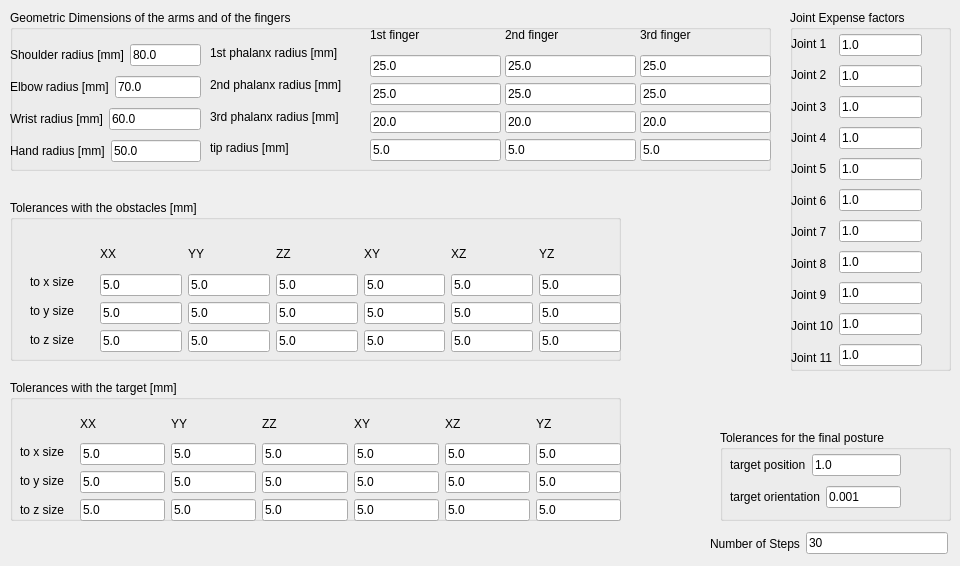
   <widget class="QWidget" name="tab_huml_params">
    <attribute name="title">
     <string>General Parameters</string>
    </attribute>
    <widget class="QGroupBox" name="groupBox">
     <property name="geometry">
      <rect>
       <x>10</x>
       <y>10</y>
       <width>761</width>
       <height>161</height>
      </rect>
     </property>
     <property name="title">
      <string>Geometric Dimensions of the arms and of the fingers</string>
     </property>
     <widget class="QWidget" name="layoutWidget_arm">
      <property name="geometry">
       <rect>
        <x>0</x>
        <y>30</y>
        <width>191</width>
        <height>128</height>
       </rect>
      </property>
      <layout class="QVBoxLayout" name="verticalLayout">
       <item>
        <layout class="QHBoxLayout" name="horizontalLayout">
         <item>
          <widget class="QLabel" name="label_shoulder_r">
           <property name="text">
            <string>Shoulder radius [mm]</string>
           </property>
          </widget>
         </item>
         <item>
          <widget class="QLineEdit" name="lineEdit_shoulder_r">
           <property name="text">
            <string>80.0</string>
           </property>
          </widget>
         </item>
        </layout>
       </item>
       <item>
        <layout class="QHBoxLayout" name="horizontalLayout_2">
         <item>
          <widget class="QLabel" name="label_shoulder_r_2">
           <property name="text">
            <string>Elbow radius [mm]</string>
           </property>
          </widget>
         </item>
         <item>
          <widget class="QLineEdit" name="lineEdit_elbow_r">
           <property name="text">
            <string>70.0</string>
           </property>
          </widget>
         </item>
        </layout>
       </item>
       <item>
        <layout class="QHBoxLayout" name="horizontalLayout_5">
         <item>
          <widget class="QLabel" name="label_shoulder_r_5">
           <property name="text">
            <string>Wrist radius [mm]</string>
           </property>
          </widget>
         </item>
         <item>
          <widget class="QLineEdit" name="lineEdit_wrist_r">
           <property name="text">
            <string>60.0</string>
           </property>
          </widget>
         </item>
        </layout>
       </item>
       <item>
        <layout class="QHBoxLayout" name="horizontalLayout_6">
         <item>
          <widget class="QLabel" name="label_shoulder_r_6">
           <property name="text">
            <string>Hand radius [mm]</string>
           </property>
          </widget>
         </item>
         <item>
          <widget class="QLineEdit" name="lineEdit_hand_r">
           <property name="text">
            <string>50.0</string>
           </property>
          </widget>
         </item>
        </layout>
       </item>
      </layout>
     </widget>
     <widget class="QWidget" name="layoutWidget_hand_1">
      <property name="geometry">
       <rect>
        <x>360</x>
        <y>10</y>
        <width>131</width>
        <height>141</height>
       </rect>
      </property>
      <layout class="QVBoxLayout" name="verticalLayout_2">
       <item>
        <widget class="QLabel" name="label_5">
         <property name="text">
          <string>1st finger</string>
         </property>
        </widget>
       </item>
       <item>
        <widget class="QLineEdit" name="lineEdit_hand_1_1">
         <property name="text">
          <string>25.0</string>
         </property>
        </widget>
       </item>
       <item>
        <widget class="QLineEdit" name="lineEdit_hand_2_1">
         <property name="text">
          <string>25.0</string>
         </property>
        </widget>
       </item>
       <item>
        <widget class="QLineEdit" name="lineEdit_hand_3_1">
         <property name="text">
          <string>20.0</string>
         </property>
        </widget>
       </item>
       <item>
        <widget class="QLineEdit" name="lineEdit_hand_tip_1">
         <property name="text">
          <string>5.0</string>
         </property>
        </widget>
       </item>
      </layout>
     </widget>
     <widget class="QWidget" name="layoutWidget_hand_2">
      <property name="geometry">
       <rect>
        <x>495</x>
        <y>10</y>
        <width>131</width>
        <height>141</height>
       </rect>
      </property>
      <layout class="QVBoxLayout" name="verticalLayout_3">
       <item>
        <widget class="QLabel" name="label_6">
         <property name="text">
          <string>2nd finger</string>
         </property>
        </widget>
       </item>
       <item>
        <widget class="QLineEdit" name="lineEdit_hand_1_2">
         <property name="text">
          <string>25.0</string>
         </property>
        </widget>
       </item>
       <item>
        <widget class="QLineEdit" name="lineEdit_hand_2_2">
         <property name="text">
          <string>25.0</string>
         </property>
        </widget>
       </item>
       <item>
        <widget class="QLineEdit" name="lineEdit_hand_3_2">
         <property name="text">
          <string>20.0</string>
         </property>
        </widget>
       </item>
       <item>
        <widget class="QLineEdit" name="lineEdit_hand_tip_2">
         <property name="text">
          <string>5.0</string>
         </property>
        </widget>
       </item>
      </layout>
     </widget>
     <widget class="QWidget" name="layoutWidget_hand_3">
      <property name="geometry">
       <rect>
        <x>630</x>
        <y>10</y>
        <width>131</width>
        <height>141</height>
       </rect>
      </property>
      <layout class="QVBoxLayout" name="verticalLayout_4">
       <item>
        <widget class="QLabel" name="label_7">
         <property name="text">
          <string>3rd finger</string>
         </property>
        </widget>
       </item>
       <item>
        <widget class="QLineEdit" name="lineEdit_hand_1_3">
         <property name="text">
          <string>25.0</string>
         </property>
        </widget>
       </item>
       <item>
        <widget class="QLineEdit" name="lineEdit_hand_2_3">
         <property name="text">
          <string>25.0</string>
         </property>
        </widget>
       </item>
       <item>
        <widget class="QLineEdit" name="lineEdit_hand_3_3">
         <property name="text">
          <string>20.0</string>
         </property>
        </widget>
       </item>
       <item>
        <widget class="QLineEdit" name="lineEdit_hand_tip_3">
         <property name="text">
          <string>5.0</string>
         </property>
        </widget>
       </item>
      </layout>
     </widget>
     <widget class="QWidget" name="layoutWidget_hand_radius">
      <property name="geometry">
       <rect>
        <x>200</x>
        <y>30</y>
        <width>154</width>
        <height>121</height>
       </rect>
      </property>
      <layout class="QVBoxLayout" name="verticalLayout_5">
       <item>
        <widget class="QLabel" name="label">
         <property name="text">
          <string>1st phalanx radius [mm]</string>
         </property>
        </widget>
       </item>
       <item>
        <widget class="QLabel" name="label_2">
         <property name="text">
          <string>2nd phalanx radius [mm]</string>
         </property>
        </widget>
       </item>
       <item>
        <widget class="QLabel" name="label_3">
         <property name="text">
          <string>3rd phalanx radius [mm]</string>
         </property>
        </widget>
       </item>
       <item>
        <widget class="QLabel" name="label_4">
         <property name="text">
          <string>tip radius [mm]</string>
         </property>
        </widget>
       </item>
      </layout>
     </widget>
    </widget>
    <widget class="QGroupBox" name="groupBox_5">
     <property name="geometry">
      <rect>
       <x>10</x>
       <y>200</y>
       <width>611</width>
       <height>161</height>
      </rect>
     </property>
     <property name="title">
      <string>Tolerances with the obstacles [mm]</string>
     </property>
     <widget class="QWidget" name="layoutWidget_size">
      <property name="geometry">
       <rect>
        <x>20</x>
        <y>70</y>
        <width>68</width>
        <height>81</height>
       </rect>
      </property>
      <layout class="QVBoxLayout" name="verticalLayout_31">
       <item>
        <widget class="QLabel" name="label_54">
         <property name="text">
          <string>to x size</string>
         </property>
        </widget>
       </item>
       <item>
        <widget class="QLabel" name="label_55">
         <property name="text">
          <string>to y size</string>
         </property>
        </widget>
       </item>
       <item>
        <widget class="QLabel" name="label_56">
         <property name="text">
          <string>to z size</string>
         </property>
        </widget>
       </item>
      </layout>
     </widget>
     <widget class="QWidget" name="layoutWidget_tol_obs">
      <property name="geometry">
       <rect>
        <x>90</x>
        <y>40</y>
        <width>521</width>
        <height>112</height>
       </rect>
      </property>
      <layout class="QHBoxLayout" name="horizontalLayout_17">
       <item>
        <layout class="QVBoxLayout" name="verticalLayout_32">
         <item>
          <widget class="QLabel" name="label_57">
           <property name="text">
            <string>XX</string>
           </property>
          </widget>
         </item>
         <item>
          <widget class="QLineEdit" name="lineEdit_obs_xx_1">
           <property name="text">
            <string>5.0</string>
           </property>
          </widget>
         </item>
         <item>
          <widget class="QLineEdit" name="lineEdit_obs_xx_2">
           <property name="text">
            <string>5.0</string>
           </property>
          </widget>
         </item>
         <item>
          <widget class="QLineEdit" name="lineEdit_obs_xx_3">
           <property name="text">
            <string>5.0</string>
           </property>
          </widget>
         </item>
        </layout>
       </item>
       <item>
        <layout class="QVBoxLayout" name="verticalLayout_33">
         <item>
          <widget class="QLabel" name="label_58">
           <property name="text">
            <string>YY</string>
           </property>
          </widget>
         </item>
         <item>
          <widget class="QLineEdit" name="lineEdit_obs_yy_1">
           <property name="text">
            <string>5.0</string>
           </property>
          </widget>
         </item>
         <item>
          <widget class="QLineEdit" name="lineEdit_obs_yy_2">
           <property name="text">
            <string>5.0</string>
           </property>
          </widget>
         </item>
         <item>
          <widget class="QLineEdit" name="lineEdit_obs_yy_3">
           <property name="text">
            <string>5.0</string>
           </property>
          </widget>
         </item>
        </layout>
       </item>
       <item>
        <layout class="QVBoxLayout" name="verticalLayout_34">
         <item>
          <widget class="QLabel" name="label_59">
           <property name="text">
            <string>ZZ</string>
           </property>
          </widget>
         </item>
         <item>
          <widget class="QLineEdit" name="lineEdit_obs_zz_1">
           <property name="text">
            <string>5.0</string>
           </property>
          </widget>
         </item>
         <item>
          <widget class="QLineEdit" name="lineEdit_obs_zz_2">
           <property name="text">
            <string>5.0</string>
           </property>
          </widget>
         </item>
         <item>
          <widget class="QLineEdit" name="lineEdit_obs_zz_3">
           <property name="text">
            <string>5.0</string>
           </property>
          </widget>
         </item>
        </layout>
       </item>
       <item>
        <layout class="QVBoxLayout" name="verticalLayout_35">
         <item>
          <widget class="QLabel" name="label_60">
           <property name="text">
            <string>XY</string>
           </property>
          </widget>
         </item>
         <item>
          <widget class="QLineEdit" name="lineEdit_obs_xy_1">
           <property name="text">
            <string>5.0</string>
           </property>
          </widget>
         </item>
         <item>
          <widget class="QLineEdit" name="lineEdit_obs_xy_2">
           <property name="text">
            <string>5.0</string>
           </property>
          </widget>
         </item>
         <item>
          <widget class="QLineEdit" name="lineEdit_obs_xy_3">
           <property name="text">
            <string>5.0</string>
           </property>
          </widget>
         </item>
        </layout>
       </item>
       <item>
        <layout class="QVBoxLayout" name="verticalLayout_36">
         <item>
          <widget class="QLabel" name="label_61">
           <property name="text">
            <string>XZ</string>
           </property>
          </widget>
         </item>
         <item>
          <widget class="QLineEdit" name="lineEdit_obs_xz_1">
           <property name="text">
            <string>5.0</string>
           </property>
          </widget>
         </item>
         <item>
          <widget class="QLineEdit" name="lineEdit_obs_xz_2">
           <property name="text">
            <string>5.0</string>
           </property>
          </widget>
         </item>
         <item>
          <widget class="QLineEdit" name="lineEdit_obs_xz_3">
           <property name="text">
            <string>5.0</string>
           </property>
          </widget>
         </item>
        </layout>
       </item>
       <item>
        <layout class="QVBoxLayout" name="verticalLayout_37">
         <item>
          <widget class="QLabel" name="label_62">
           <property name="text">
            <string>YZ</string>
           </property>
          </widget>
         </item>
         <item>
          <widget class="QLineEdit" name="lineEdit_obs_yz_1">
           <property name="text">
            <string>5.0</string>
           </property>
          </widget>
         </item>
         <item>
          <widget class="QLineEdit" name="lineEdit_obs_yz_2">
           <property name="text">
            <string>5.0</string>
           </property>
          </widget>
         </item>
         <item>
          <widget class="QLineEdit" name="lineEdit_obs_yz_3">
           <property name="text">
            <string>5.0</string>
           </property>
          </widget>
         </item>
        </layout>
       </item>
      </layout>
     </widget>
    </widget>
    <widget class="QGroupBox" name="groupBox_3">
     <property name="geometry">
      <rect>
       <x>790</x>
       <y>10</y>
       <width>161</width>
       <height>361</height>
      </rect>
     </property>
     <property name="title">
      <string>Joint Expense factors</string>
     </property>
     <widget class="QWidget" name="layoutWidget_lambda">
      <property name="geometry">
       <rect>
        <x>1</x>
        <y>21</y>
        <width>131</width>
        <height>339</height>
       </rect>
      </property>
      <layout class="QHBoxLayout" name="horizontalLayout_8">
       <item>
        <layout class="QVBoxLayout" name="verticalLayout_7">
         <item>
          <widget class="QLabel" name="label_11">
           <property name="text">
            <string>Joint 1</string>
           </property>
          </widget>
         </item>
         <item>
          <widget class="QLabel" name="label_12">
           <property name="text">
            <string>Joint 2</string>
           </property>
          </widget>
         </item>
         <item>
          <widget class="QLabel" name="label_13">
           <property name="text">
            <string>Joint 3</string>
           </property>
          </widget>
         </item>
         <item>
          <widget class="QLabel" name="label_14">
           <property name="text">
            <string>Joint 4</string>
           </property>
          </widget>
         </item>
         <item>
          <widget class="QLabel" name="label_15">
           <property name="text">
            <string>Joint 5</string>
           </property>
          </widget>
         </item>
         <item>
          <widget class="QLabel" name="label_16">
           <property name="text">
            <string>Joint 6</string>
           </property>
          </widget>
         </item>
         <item>
          <widget class="QLabel" name="label_17">
           <property name="text">
            <string>Joint 7</string>
           </property>
          </widget>
         </item>
         <item>
          <widget class="QLabel" name="label_19">
           <property name="text">
            <string>Joint 8</string>
           </property>
          </widget>
         </item>
         <item>
          <widget class="QLabel" name="label_18">
           <property name="text">
            <string>Joint 9</string>
           </property>
          </widget>
         </item>
         <item>
          <widget class="QLabel" name="label_20">
           <property name="text">
            <string>Joint 10</string>
           </property>
          </widget>
         </item>
         <item>
          <widget class="QLabel" name="label_21">
           <property name="text">
            <string>Joint 11</string>
           </property>
          </widget>
         </item>
        </layout>
       </item>
       <item>
        <layout class="QVBoxLayout" name="verticalLayout_8">
         <item>
          <widget class="QLineEdit" name="lineEdit_lambda_1">
           <property name="text">
            <string>1.0</string>
           </property>
          </widget>
         </item>
         <item>
          <widget class="QLineEdit" name="lineEdit_lambda_2">
           <property name="text">
            <string>1.0</string>
           </property>
          </widget>
         </item>
         <item>
          <widget class="QLineEdit" name="lineEdit_lambda_3">
           <property name="text">
            <string>1.0</string>
           </property>
          </widget>
         </item>
         <item>
          <widget class="QLineEdit" name="lineEdit_lambda_4">
           <property name="text">
            <string>1.0</string>
           </property>
          </widget>
         </item>
         <item>
          <widget class="QLineEdit" name="lineEdit_lambda_5">
           <property name="text">
            <string>1.0</string>
           </property>
          </widget>
         </item>
         <item>
          <widget class="QLineEdit" name="lineEdit_lambda_6">
           <property name="text">
            <string>1.0</string>
           </property>
          </widget>
         </item>
         <item>
          <widget class="QLineEdit" name="lineEdit_lambda_7">
           <property name="text">
            <string>1.0</string>
           </property>
          </widget>
         </item>
         <item>
          <widget class="QLineEdit" name="lineEdit_lambda_8">
           <property name="text">
            <string>1.0</string>
           </property>
          </widget>
         </item>
         <item>
          <widget class="QLineEdit" name="lineEdit_lambda_9">
           <property name="text">
            <string>1.0</string>
           </property>
          </widget>
         </item>
         <item>
          <widget class="QLineEdit" name="lineEdit_lambda_10">
           <property name="text">
            <string>1.0</string>
           </property>
          </widget>
         </item>
         <item>
          <widget class="QLineEdit" name="lineEdit_lambda_11">
           <property name="text">
            <string>1.0</string>
           </property>
          </widget>
         </item>
        </layout>
       </item>
      </layout>
     </widget>
    </widget>
    <widget class="QGroupBox" name="groupBox_4">
     <property name="geometry">
      <rect>
       <x>10</x>
       <y>380</y>
       <width>611</width>
       <height>141</height>
      </rect>
     </property>
     <property name="title">
      <string>Tolerances with the target [mm]</string>
     </property>
     <widget class="QWidget" name="layoutWidget_tol_target">
      <property name="geometry">
       <rect>
        <x>10</x>
        <y>60</y>
        <width>61</width>
        <height>81</height>
       </rect>
      </property>
      <layout class="QVBoxLayout" name="verticalLayout_15">
       <item>
        <widget class="QLabel" name="label_28">
         <property name="text">
          <string>to x size</string>
         </property>
        </widget>
       </item>
       <item>
        <widget class="QLabel" name="label_29">
         <property name="text">
          <string>to y size</string>
         </property>
        </widget>
       </item>
       <item>
        <widget class="QLabel" name="label_30">
         <property name="text">
          <string>to z size</string>
         </property>
        </widget>
       </item>
      </layout>
     </widget>
     <widget class="QWidget" name="layoutWidget_tol_tar_values">
      <property name="geometry">
       <rect>
        <x>70</x>
        <y>30</y>
        <width>541</width>
        <height>111</height>
       </rect>
      </property>
      <layout class="QHBoxLayout" name="horizontalLayout_9">
       <item>
        <layout class="QVBoxLayout" name="verticalLayout_9">
         <item>
          <widget class="QLabel" name="label_22">
           <property name="text">
            <string>XX</string>
           </property>
          </widget>
         </item>
         <item>
          <widget class="QLineEdit" name="lineEdit_tar_xx_1">
           <property name="text">
            <string>5.0</string>
           </property>
          </widget>
         </item>
         <item>
          <widget class="QLineEdit" name="lineEdit_tar_xx_2">
           <property name="text">
            <string>5.0</string>
           </property>
          </widget>
         </item>
         <item>
          <widget class="QLineEdit" name="lineEdit_tar_xx_3">
           <property name="text">
            <string>5.0</string>
           </property>
          </widget>
         </item>
        </layout>
       </item>
       <item>
        <layout class="QVBoxLayout" name="verticalLayout_10">
         <item>
          <widget class="QLabel" name="label_23">
           <property name="text">
            <string>YY</string>
           </property>
          </widget>
         </item>
         <item>
          <widget class="QLineEdit" name="lineEdit_tar_yy_1">
           <property name="text">
            <string>5.0</string>
           </property>
          </widget>
         </item>
         <item>
          <widget class="QLineEdit" name="lineEdit_tar_yy_2">
           <property name="text">
            <string>5.0</string>
           </property>
          </widget>
         </item>
         <item>
          <widget class="QLineEdit" name="lineEdit_tar_yy_3">
           <property name="text">
            <string>5.0</string>
           </property>
          </widget>
         </item>
        </layout>
       </item>
       <item>
        <layout class="QVBoxLayout" name="verticalLayout_11">
         <item>
          <widget class="QLabel" name="label_24">
           <property name="text">
            <string>ZZ</string>
           </property>
          </widget>
         </item>
         <item>
          <widget class="QLineEdit" name="lineEdit_tar_zz_1">
           <property name="text">
            <string>5.0</string>
           </property>
          </widget>
         </item>
         <item>
          <widget class="QLineEdit" name="lineEdit_tar_zz_2">
           <property name="text">
            <string>5.0</string>
           </property>
          </widget>
         </item>
         <item>
          <widget class="QLineEdit" name="lineEdit_tar_zz_3">
           <property name="text">
            <string>5.0</string>
           </property>
          </widget>
         </item>
        </layout>
       </item>
       <item>
        <layout class="QVBoxLayout" name="verticalLayout_12">
         <item>
          <widget class="QLabel" name="label_25">
           <property name="text">
            <string>XY</string>
           </property>
          </widget>
         </item>
         <item>
          <widget class="QLineEdit" name="lineEdit_tar_xy_1">
           <property name="text">
            <string>5.0</string>
           </property>
          </widget>
         </item>
         <item>
          <widget class="QLineEdit" name="lineEdit_tar_xy_2">
           <property name="text">
            <string>5.0</string>
           </property>
          </widget>
         </item>
         <item>
          <widget class="QLineEdit" name="lineEdit_tar_xy_3">
           <property name="text">
            <string>5.0</string>
           </property>
          </widget>
         </item>
        </layout>
       </item>
       <item>
        <layout class="QVBoxLayout" name="verticalLayout_13">
         <item>
          <widget class="QLabel" name="label_26">
           <property name="text">
            <string>XZ</string>
           </property>
          </widget>
         </item>
         <item>
          <widget class="QLineEdit" name="lineEdit_tar_xz_1">
           <property name="text">
            <string>5.0</string>
           </property>
          </widget>
         </item>
         <item>
          <widget class="QLineEdit" name="lineEdit_tar_xz_2">
           <property name="text">
            <string>5.0</string>
           </property>
          </widget>
         </item>
         <item>
          <widget class="QLineEdit" name="lineEdit_tar_xz_3">
           <property name="text">
            <string>5.0</string>
           </property>
          </widget>
         </item>
        </layout>
       </item>
       <item>
        <layout class="QVBoxLayout" name="verticalLayout_14">
         <item>
          <widget class="QLabel" name="label_27">
           <property name="text">
            <string>YZ</string>
           </property>
          </widget>
         </item>
         <item>
          <widget class="QLineEdit" name="lineEdit_tar_yz_1">
           <property name="text">
            <string>5.0</string>
           </property>
          </widget>
         </item>
         <item>
          <widget class="QLineEdit" name="lineEdit_tar_yz_2">
           <property name="text">
            <string>5.0</string>
           </property>
          </widget>
         </item>
         <item>
          <widget class="QLineEdit" name="lineEdit_tar_yz_3">
           <property name="text">
            <string>5.0</string>
           </property>
          </widget>
         </item>
        </layout>
       </item>
      </layout>
     </widget>
    </widget>
    <widget class="QGroupBox" name="groupBox_6">
     <property name="geometry">
      <rect>
       <x>720</x>
       <y>430</y>
       <width>231</width>
       <height>91</height>
      </rect>
     </property>
     <property name="title">
      <string>Tolerances for the final posture</string>
     </property>
     <widget class="QWidget" name="layoutWidget_tol_FP">
      <property name="geometry">
       <rect>
        <x>10</x>
        <y>20</y>
        <width>171</width>
        <height>62</height>
       </rect>
      </property>
      <layout class="QVBoxLayout" name="verticalLayout_23">
       <item>
        <layout class="QHBoxLayout" name="horizontalLayout_11">
         <item>
          <widget class="QLabel" name="label_32">
           <property name="text">
            <string>target position</string>
           </property>
          </widget>
         </item>
         <item>
          <widget class="QLineEdit" name="lineEdit_tar_pos">
           <property name="text">
            <string>1.0</string>
           </property>
          </widget>
         </item>
        </layout>
       </item>
       <item>
        <layout class="QHBoxLayout" name="horizontalLayout_12">
         <item>
          <widget class="QLabel" name="label_40">
           <property name="text">
            <string>target orientation</string>
           </property>
          </widget>
         </item>
         <item>
          <widget class="QLineEdit" name="lineEdit_tar_or">
           <property name="text">
            <string>0.001</string>
           </property>
          </widget>
         </item>
        </layout>
       </item>
      </layout>
     </widget>
    </widget>
    <widget class="QWidget" name="layoutWidget_nsteps">
     <property name="geometry">
      <rect>
       <x>710</x>
       <y>530</y>
       <width>238</width>
       <height>27</height>
      </rect>
     </property>
     <layout class="QHBoxLayout" name="horizontalLayout_14">
      <item>
       <widget class="QLabel" name="label_42">
        <property name="text">
         <string>Number of Steps</string>
        </property>
       </widget>
      </item>
      <item>
       <widget class="QLineEdit" name="lineEdit_steps">
        <property name="text">
         <string>30</string>
        </property>
       </widget>
      </item>
     </layout>
    </widget>
   </widget>
